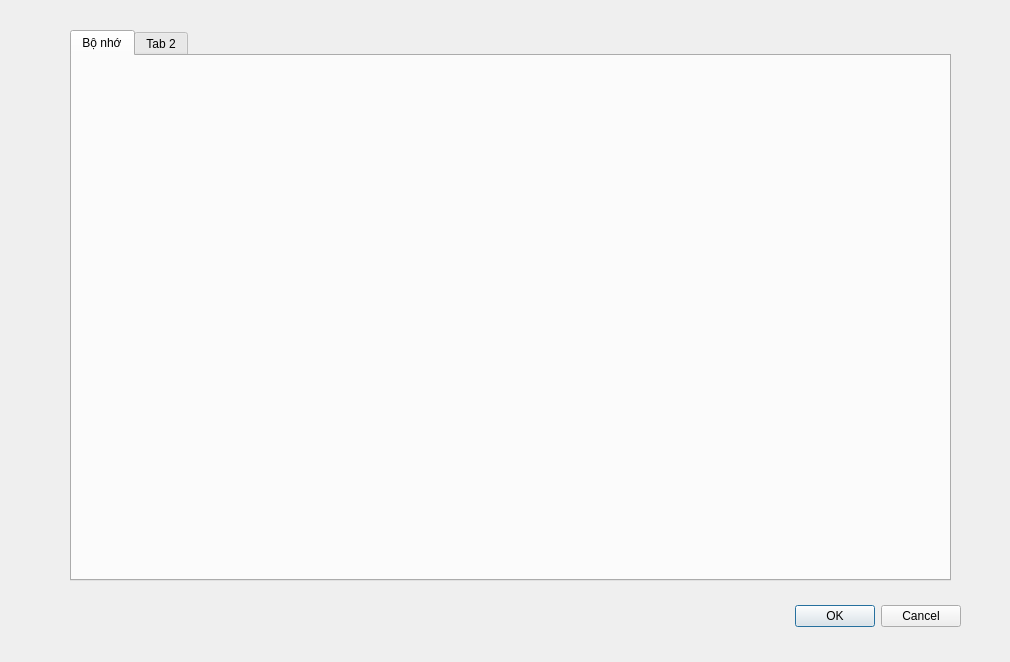
<?xml version="1.0" encoding="UTF-8"?>
<ui version="4.0">
 <class>editScript</class>
 <widget class="QDialog" name="editScript">
  <property name="geometry">
   <rect>
    <x>0</x>
    <y>0</y>
    <width>1010</width>
    <height>662</height>
   </rect>
  </property>
  <property name="windowTitle">
   <string>Dialog</string>
  </property>
  <widget class="QDialogButtonBox" name="buttonBox">
   <property name="geometry">
    <rect>
     <x>620</x>
     <y>600</y>
     <width>341</width>
     <height>32</height>
    </rect>
   </property>
   <property name="orientation">
    <enum>Qt::Horizontal</enum>
   </property>
   <property name="standardButtons">
    <set>QDialogButtonBox::Cancel|QDialogButtonBox::Ok</set>
   </property>
  </widget>
  <widget class="QTabWidget" name="tabWidget">
   <property name="geometry">
    <rect>
     <x>70</x>
     <y>30</y>
     <width>881</width>
     <height>551</height>
    </rect>
   </property>
   <property name="currentIndex">
    <number>0</number>
   </property>
   <widget class="QWidget" name="tab">
    <attribute name="title">
     <string>Bộ nhớ</string>
    </attribute>
   </widget>
   <widget class="QWidget" name="tab_2">
    <attribute name="title">
     <string>Tab 2</string>
    </attribute>
   </widget>
  </widget>
 </widget>
 <resources/>
 <connections>
  <connection>
   <sender>buttonBox</sender>
   <signal>accepted()</signal>
   <receiver>editScript</receiver>
   <slot>accept()</slot>
   <hints>
    <hint type="sourcelabel">
     <x>248</x>
     <y>254</y>
    </hint>
    <hint type="destinationlabel">
     <x>157</x>
     <y>274</y>
    </hint>
   </hints>
  </connection>
  <connection>
   <sender>buttonBox</sender>
   <signal>rejected()</signal>
   <receiver>editScript</receiver>
   <slot>reject()</slot>
   <hints>
    <hint type="sourcelabel">
     <x>316</x>
     <y>260</y>
    </hint>
    <hint type="destinationlabel">
     <x>286</x>
     <y>274</y>
    </hint>
   </hints>
  </connection>
 </connections>
</ui>
